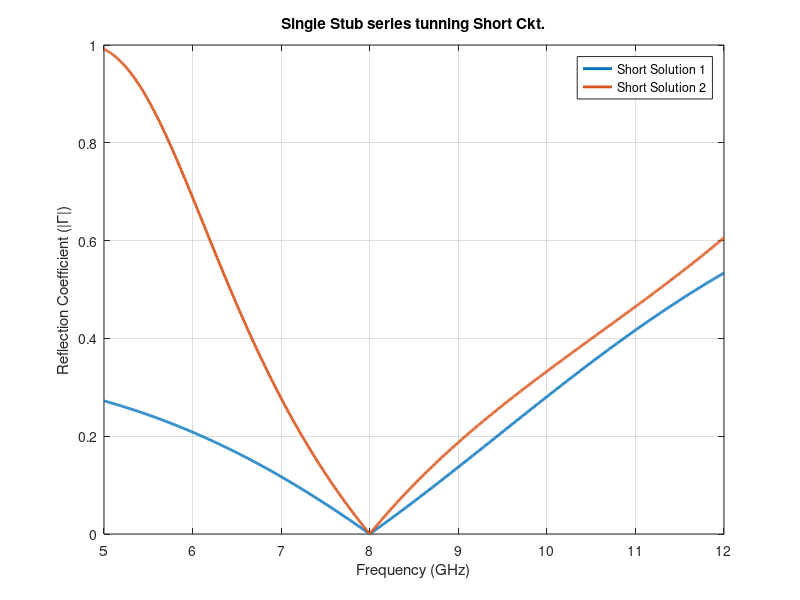
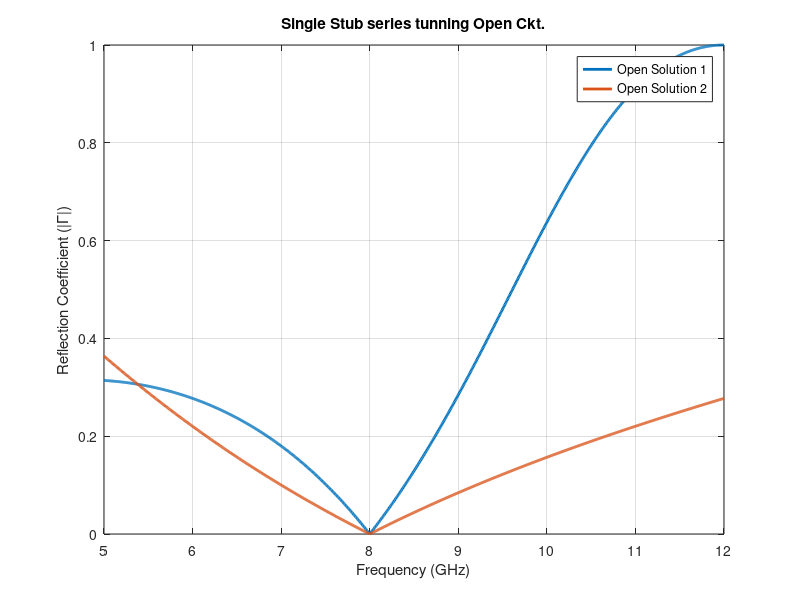

The MATLAB script that drew these images, in order:
% adjustable parameters
clear all;
ZL = 25 + j*15; % input impedance (Ohm)
Z0 = 30; % characteristic impedance (Ohm), must be real number
f0 = 8e9;
lambda0 = 3e8/f0;

% program starts here %
YL = 1/ZL; % load ad
GL = real(YL); % conductance of the load
BL = imag(YL); % susceptance of the load
Y0 = 1/Z0; % characteristic admittance of the line

% obtain t
if ( GL ~= Y0 )
% two solution. Put them in a vector 't'
t = ( BL + (-1).^[1 0] * sqrt( GL*( (Y0-GL)^2 + BL^2 )/Y0 ) ) / ( GL - Y0 );
else
% one solution
t = -BL/(2*Y0);
end

% obtain X
X = ( GL^2*t - (Y0-BL*t).*(BL + Y0*t) ) ./ ( Y0*(GL^2 + (BL + Y0*t).^2 ) );

% obtain normalized length, norm_ls = ls/lambda, of the short-circuit stub

norm_ls = -atan( X/Z0 ) / (2*pi); 
norm_ls( norm_ls < 0 ) = norm_ls( norm_ls < 0 ) + 1/2;
ls = norm_ls * lambda0;

% obtain normalized length, norm_lo = lo/lambda, of the open-circuit stub
norm_lo = atan( Z0./X ) / (2*pi);
norm_lo( norm_lo < 0 ) = norm_lo( norm_lo < 0 ) + 1/2;
lo = norm_lo * lambda0;

% obtain the normalized distance, norm_d = d/lambda, of the stub
% Note that t can be a vector, so we can have multiple solutions of norm_d
norm_d = atan( t ) / (2*pi);
norm_d( t<0 ) = norm_d( t< 0 ) + 1/2;
d = norm_d * lambda0;

% Print out the solutionsf
nsol = length( norm_d ); % number of solution
fprintf(1, '[Single-stub series tuner] %d solution(s):', nsol );
for k=1:nsol
fprintf(1, '\nSolution #%d\n', k );
fprintf(1, ' Distance of the stub: d/lambda = %g\n', norm_d(k) );
fprintf(1, ' d= %g\n', d(k) );
fprintf(1, ' Short circuit: ls/lambda = %g\n', norm_ls(k) );
fprintf(1, ' ls = %g\n', ls(k) );
fprintf(1, ' Open circuit: lo/lambda = %g\n', norm_lo(k) );
fprintf(1, ' lo = %g\n', lo(k) );

end

% สร้างช่วงความถี่
f = linspace(5e9, 12e9, 1000); % ความถี่จาก 1 GHz ถึง 15 GHz
lambda = 3e8 ./ f; % ความยาวคลื่นสำหรับแต่ละความถี่
beta = 2 * pi ./ lambda;

% คำนวณ Reflection Coefficient สำหรับแต่ละความถี่
Gamma_short = zeros(nsol, length(f));

for i = 1:nsol
    
    % คำนวณ Reflection Coefficient
    Zin = Z0 .* (ZL + 1j * Z0 .* tan(beta .* d(i))) ./ (Z0 + 1j * ZL .* tan(beta .* d(i)));
    Z_stub = (1)*j * Z0 .* tan(beta * ls(i));

    Z_total = Zin + Z_stub;
    Gamma_short(i, :) = abs((Z_total - Z0) ./ (Z_total + Z0)); % Reflection Coefficient
end

% Plot กราฟ Reflection Coefficient vs Frequency
figure;
plot(f / 1e9, Gamma_short(1,:), 'LineWidth', 2); hold on;
plot(f / 1e9, Gamma_short(2,:), 'LineWidth', 2);
xlabel('Frequency (GHz)');
ylabel('Reflection Coefficient (|\Gamma|)');
title('Single Stub series tunning Short Ckt.');
legend('Short Solution 1', 'Short Solution 2');

grid on;


for i = 1:nsol
    
    % คำนวณ Reflection Coefficient
    Zin = Z0 .* (ZL + 1j * Z0 .* tan(beta .* d(i))) ./ (Z0 + 1j * ZL .* tan(beta .* d(i)));
    Z_stub = (-1)*j * Z0 .* cot(beta * lo(i));

    Z_total = Zin + Z_stub;
    Gamma_open(i, :) = abs((Z_total - Z0) ./ (Z_total + Z0)); % Reflection Coefficient
end

% Plot กราฟ Reflection Coefficient vs Frequency
figure;
plot(f / 1e9, Gamma_open(1,:), 'LineWidth', 2); hold on;
plot(f / 1e9, Gamma_open(2,:), 'LineWidth', 2);
xlabel('Frequency (GHz)');
ylabel('Reflection Coefficient (|\Gamma|)');
title('Single Stub series tunning Open Ckt.');
legend('Open Solution 1', 'Open Solution 2');

grid on;

%% คำนวณ Fractional Bandwidth (FBW) สำหรับ Short Ckt.
for i = 1:2
    idx = find(Gamma_short(i,:) <= 0.2);

    fmin = f(idx(1));
    fmax = f(idx(end));
    FBW = (fmax - fmin)/ f0;

    fprintf('\n Short Ckt. Solution %d FBW \n', i);
    fprintf('FBW = %.2f  %%\n', FBW*100);

end

%% คำนวณ Fractional Bandwidth (FBW) สำหรับ Open Ckt.
for i = 1:2
    idx = find(Gamma_open(i,:) <= 0.2);

    fmin = f(idx(1));
    fmax = f(idx(end));
    FBW = (fmax - fmin)/ f0;

    fprintf('\n Open Ckt. Solution %d FBW \n', i);
    fprintf('FBW = %.2f  %%\n', FBW*100);

end
